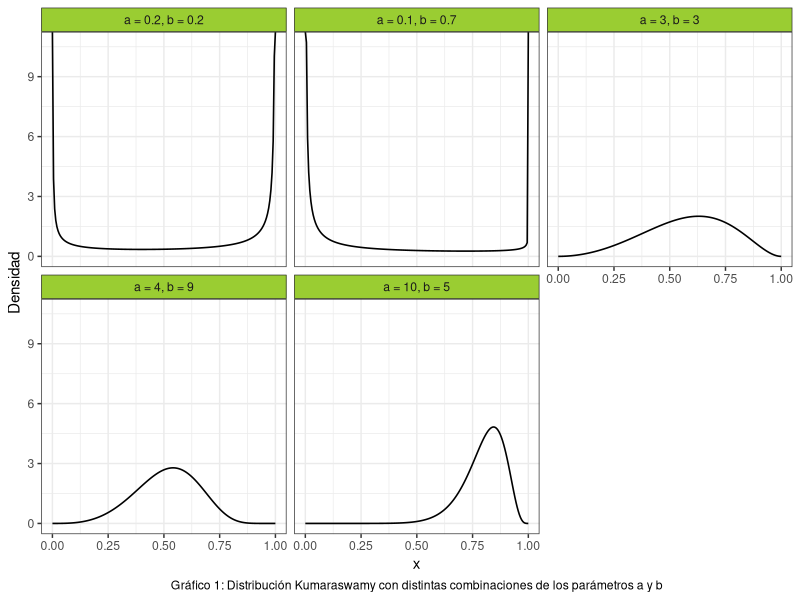
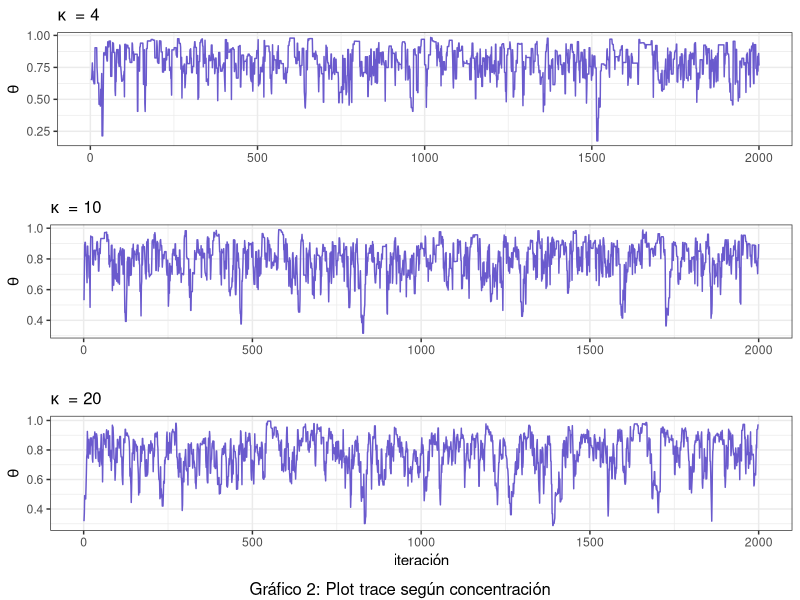
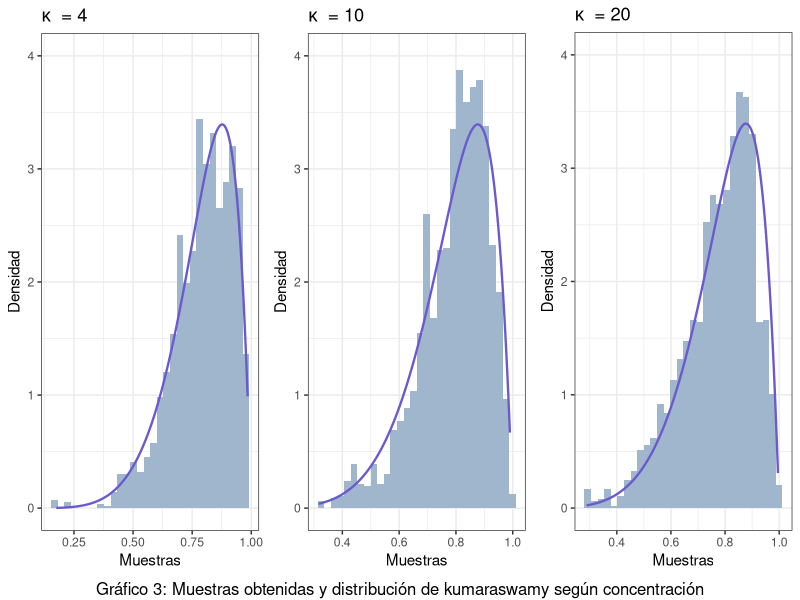
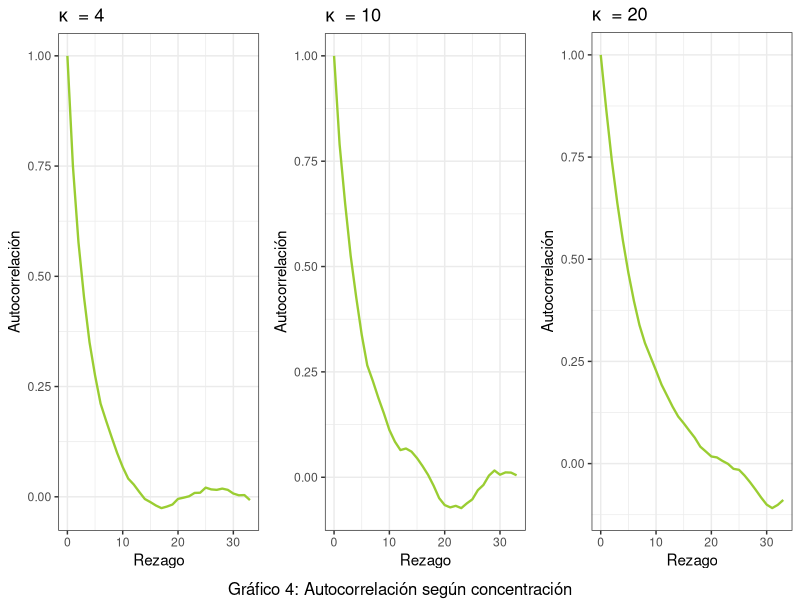
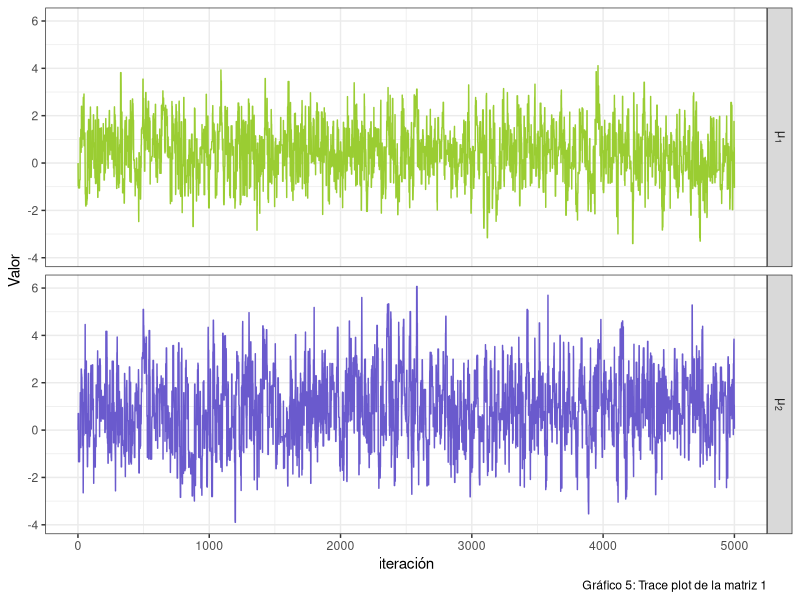
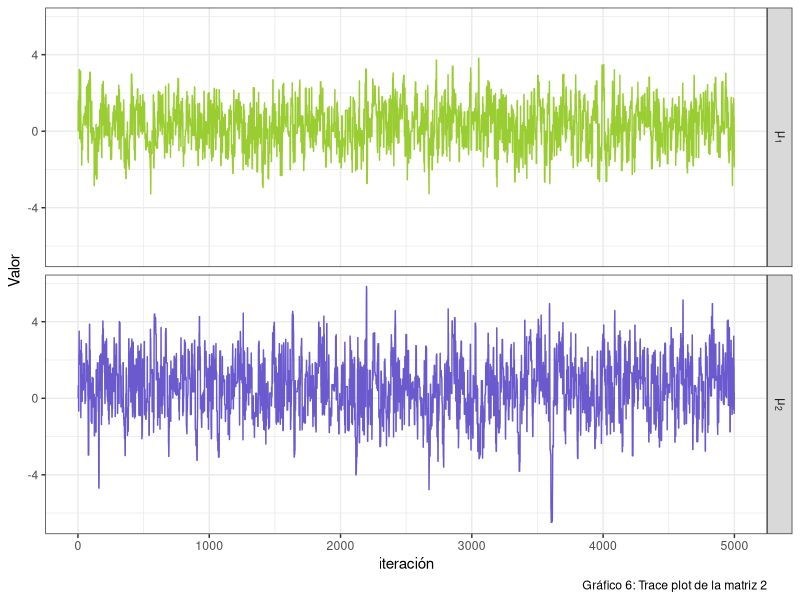
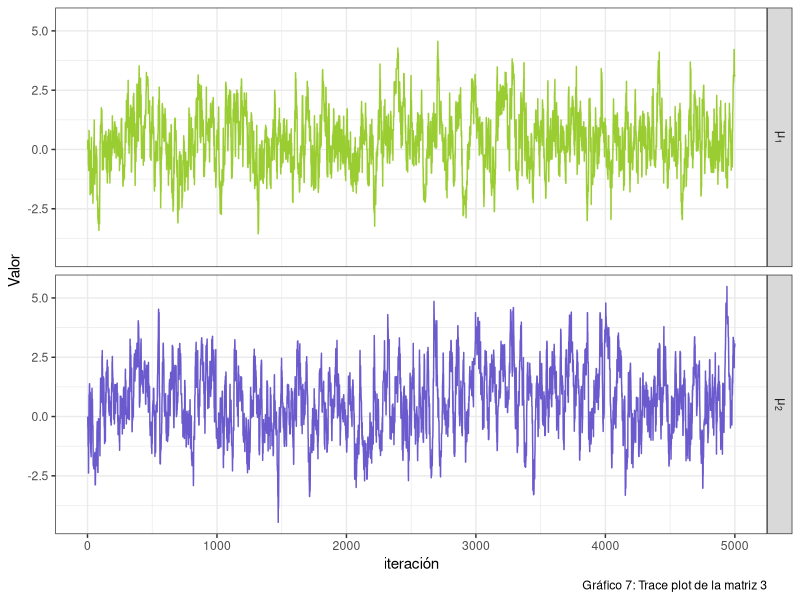
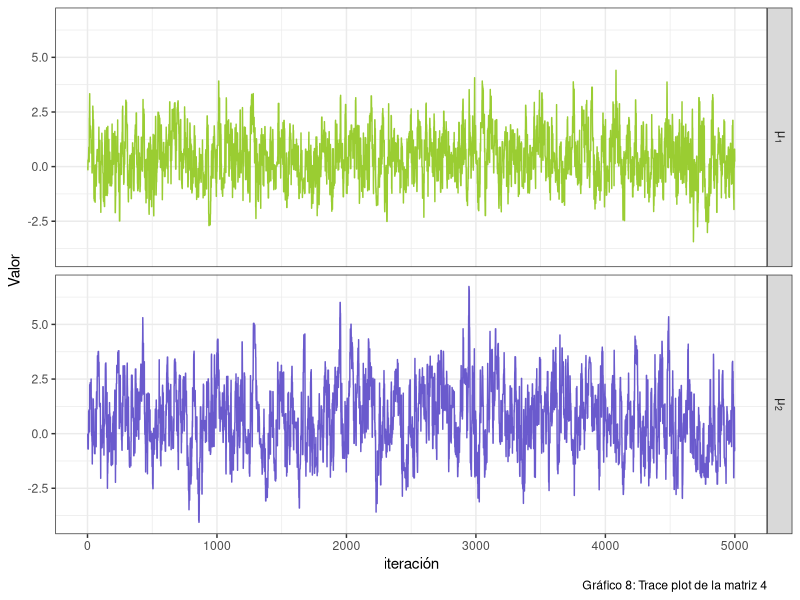

The R script that drew these images, in order:
## ---- chunk 1
#Librerias
library(ggplot2)
library(dplyr)
library(gridExtra)
library(kableExtra)
library(stats)
library(mvtnorm)
set.seed(394)
## ---- chunk 2
# Función de Metropolis-Hastings

cant_saltos <- 0  # se inicia en 0 el contador de saltos

sample_mh <- function(d_objetivo, r_propuesta, d_propuesta, p_inicial, n) {
  muestras <- matrix(nrow = n, ncol = length(p_inicial))
  muestras[1, ] <- p_inicial
  
  for(i in 2:n) {
    p_actual <- muestras[i-1,]
    p_nuevo <- r_propuesta(p_actual)
    
    f_nuevo <- d_objetivo(p_nuevo)
    f_actual <- d_objetivo(p_actual)
    
    q_actual <- d_propuesta(p_actual, mean = p_nuevo)
    q_nuevo <- d_propuesta(p_nuevo, mean = p_actual)
    
    alpha <- min(1, (f_nuevo/f_actual)*(q_actual/q_nuevo))
    aceptar <- rbinom(1, 1, alpha)
    
    if(aceptar) { 
      muestras[i,] <- p_nuevo
      cant_saltos <- cant_saltos + 1
      
    } else {
      muestras[i,] <- p_actual
    }
  }
  
  if (ncol(muestras) == 1) {
    muestras <- as.vector(muestras)
  } 
  return(list(muestras=muestras,cant_saltos=cant_saltos))
}

## ---- chunk 3
#Punto 2
# Crear grilla para los valores de "x"
grid_n <- 200
x_grid <- seq(0, 1, length.out = grid_n)

kumaraswamy <- function(x, a, b){
  a*b*(x^(a-1))*((1-(x^a))^(b-1))
}

a <- c(0.2, 0.1, 3, 4, 10)
b <- c(0.2, 0.7, 3, 9, 5)


#Creamos un data frame para graficar la distribución de Kumaraswamy:

data1 <- data.frame(
  Funcion = as.factor(rep(1:5, each = grid_n)),
  Densidad = numeric(5 * grid_n),
  Grilla = rep(x_grid, times = 5)
) 

# Completamos el data frame con las densidades:
for(i in 1:5) {
    indices <- seq(from = 1 + (i - 1) * 200, to = 200 + (i - 1) * 200)
    data1$Densidad[indices] <- kumaraswamy(x_grid, a[i], b[i])
}

# Cambiamos las etiquetas de las variables para mejorar el gráfico
levels(data1$Funcion) <- c("a = 0.2, b = 0.2",
                           "a = 0.1, b = 0.7",
                           "a = 3, b = 3",
                           "a = 4, b = 9",
                           "a = 10, b = 5")

ggplot(data = data1, aes(x = Grilla, y = Densidad)) +
  geom_line(size = 0.55) +
  facet_wrap(~Funcion) +
  theme_bw() +
  labs(x = "x",
       caption = "Gráfico 1: Distribución Kumaraswamy con distintas combinaciones de los parámetros a y b") + 
  theme(
    strip.background = element_rect(fill = "olivedrab3"),
    plot.caption = element_text(hjust = 0.5)
  )

## ---- chunk 4
#Punto 3
n3 <- 2000
concentracion3 <- c(4,10,20)
tabla3 <- data.frame ( 
  concentracion = rep(concentracion3, each = 2000),
  muestra = numeric(6000)
  )
tasa3 <- numeric(3)

for (i in 1:3) {
#Funciones a usar
d_objetivo3 <- function(x) kumaraswamy(x, 6, 2)
d_propuesta3 <- function(x, mean) dbeta(x, shape1 = mean * concentracion3[i], shape2 = (1-mean) * concentracion3[i])
r_propuesta3 <- function(x) rbeta(1, shape1 = x * concentracion3[i], shape2 = (1-x) * concentracion3[i])
#Donde x hace referencia a mu

p_inicial3 <- rbeta(1,shape1=2,shape2=2)
funcion3 <- sample_mh(d_objetivo3, r_propuesta3, d_propuesta3, p_inicial3, n3)
indices <- seq(from = 1 + (i - 1) * 2000, to = 2000 + (i - 1) * 2000)
tabla3$muestra[indices] <- funcion3$muestras

tasa3[i] <- funcion3$cant_saltos/n3
} 

#Tasa de aceptacion
  data.frame(
  Concentracion = c("4","10","20"),
  Tasa = round(tasa3, digits = 2)
) %>%
  kable(align = "c") %>%
  kable_styling(bootstrap_options = c("striped","hover","condensed"),
                latex_options = c("hold_position")) %>%
    add_header_above(c(" " = 1, "Tabla 1:Tasa de aceptación para cada concentración" = 1))
## ---- chunk 5

#Trace plots
plot_trace <- function(x){
  data.frame(x = seq_along(x), y = x) %>% 
    ggplot() +
    geom_line(aes(x = x, y = y), color = "slateblue")+
    theme_bw() +
    theme(plot.title = element_text(size = 12))
}

grafico3_2 <- plot_trace(tabla3$muestra[1:2000]) +
              labs(x = "", y = expression(theta), 
                   title = expression(kappa ~ " = 4"))
grafico3_3 <- plot_trace(tabla3$muestra[2001:4000]) +
              labs(x = "", y = expression(theta), 
                   title = expression(kappa ~ " = 10"))
grafico3_4 <- plot_trace(tabla3$muestra[4001:6000]) +
              labs(x = "iteración", y = expression(theta), 
                   title = expression(kappa ~ " = 20"))

grid.arrange(grafico3_2,grafico3_3,grafico3_4, nrow=3, bottom ="Gráfico 2: Plot trace según concentración")
## ---- chunk 6

#Histogramas
plot_hist <- function(x, d_objetivo3) {
  x_seq <- seq(min(x), max(x), length.out = n3)
  df_hist <- data.frame(x = x)
  df_line <- data.frame(x = x_seq, y = d_objetivo3(x_seq))
  
  ggplot(df_hist)+
    geom_histogram(aes(x = x, y =after_stat(density)), fill = "slategray3") +
    geom_line(aes(x = x, y = y), data = df_line, 
              color = "slateblue", size = 0.8) +
    ylim(c(0,4)) +
    theme_bw()
}

grafico3_5 <- plot_hist(tabla3$muestra[1:2000],d_objetivo3) +
  labs (x = "Muestras", y = "Densidad",
        title = expression(kappa ~ " = 4"))
grafico3_6 <- plot_hist(tabla3$muestra[2001:4000],d_objetivo3) +
  labs (x = "Muestras", y = "Densidad",
        title = expression(kappa ~ " = 10"))
grafico3_7 <- plot_hist(tabla3$muestra[4001:6000],d_objetivo3) +
  labs (x = "Muestras", y = "Densidad",
        title = expression(kappa ~ " = 20"))

grid.arrange(grafico3_5,grafico3_6,grafico3_7,nrow=1, bottom = "Gráfico 3: Muestras obtenidas y distribución de kumaraswamy según concentración")

## ---- chunk 7

#Graficos de autocorrelacion
plot_acf <- function(data, title) {
  acf_result <- acf(data, plot = FALSE)
  ggplot() +
    geom_line(aes(y = acf_result$acf, x = acf_result$lag), color = "olivedrab3", size = 0.8) +
    labs(title = title, x = "Rezago", y = "Autocorrelación") +
    theme_bw()
}


grafico3_8 <- plot_acf(tabla3$muestra[1:2000],
                       expression(kappa ~ " = 4"))
grafico3_9 <- plot_acf(tabla3$muestra[2001:4000], 
                       expression(kappa ~ " = 10"))
grafico3_10 <- plot_acf(tabla3$muestra[4001:6000], 
                        expression(kappa ~ " = 20"))

grid.arrange(grafico3_8,grafico3_9,grafico3_10,nrow=1,  bottom = "Gráfico 4: Autocorrelación según concentración")

## ---- chunk 8
#Punto 4
muestra4_1 <- tabla3$muestra[1:2000]
muestra4_2 <- tabla3$muestra[2001:4000]
muestra4_3 <- tabla3$muestra[4001:6000]

#Calculo de la media y los percentiles 5 y 95 para X:
data.frame(
  Muestra = c("1", "2", "3"),
  Concentración = c("k=4", "k=10", "k=20"),
  Medias = round(c(mean(muestra4_1), mean(muestra4_2), mean(muestra4_3)), digits = 2),
  Percentil_5 = round(c(quantile(muestra4_1, prob = c(0.05)),
                  quantile(muestra4_2, prob = c(0.05)),
                  quantile(muestra4_3, prob = c(0.05))
                  ), digits = 2),
  Percentil_95 = round(c(quantile(muestra4_1, prob = c(0.95)),
                  quantile(muestra4_2, prob = c(0.95)),
                  quantile(muestra4_3, prob = c(0.95))
                  ), digits = 2)
) %>%
  kable(align = "c", col.names = c("Muestra", "Concentración", "Media", "Percentil del 5%", "Percentil del 95%")) %>%
  kable_styling(bootstrap_options = c("striped","hover","condensed"),
                latex_options = c("hold_position")) %>%
  add_header_above(c(" " = 2, "Tabla 2: Media y percentiles de X" = 3))
## ---- chunk 9
#Cálculo de la media y los percentiles 5 y 95 para logit(X):
l_m1 <- log((muestra4_1/(1-muestra4_1)))
l_m2 <- log((muestra4_2/(1-muestra4_2)))
l_m3 <- log((muestra4_3/(1-muestra4_3)))



data.frame(
  Muestra = c("1", "2", "3"),
  Concentración = c("k=4", "k=10", "k=20"),
  Medias = round(c(mean(l_m1), mean(l_m2), mean(l_m3)), digits = 2),
  Percentil_5 = round(c(quantile(l_m1, prob = c(0.05)),
                  quantile(l_m2, prob = c(0.05)),
                  quantile(l_m3, prob = c(0.05))), digits = 2),
  Percentil_95 = round(c(quantile(l_m1, prob = c(0.95)),
                   quantile(l_m2, prob = c(0.95)),
                   quantile(l_m3, prob = c(0.95))), digits = 2)
  ) %>%
  kable(align = "c", col.names = c("Muestra", "Concentración", "Media", "Percentil del 5%", "Percentil del 95%")) %>%
  kable_styling(bootstrap_options = c("striped","hover","condensed"),
                latex_options = c("hold_position")) %>%
  add_header_above(c(" " = 2, "Tabla 3: Media y percentiles de logit(X)" = 3))
## ---- chunk 10
#Paso 7

# Funciones a utilizar

#1.Trace plot
plot_trace <- function(x, y) {
  n <- length(x)
  df <- data.frame(
    x = rep(1:n, 2),
    y = c(x,y),
    parametro = factor(rep(1:2, each = n), labels = c(expression(mu[1]), expression(mu[2]))) 
  )
  
  ggplot(df) +
    geom_line(aes(x = x, y = y, color = parametro)) +
    facet_wrap(~parametro, labeller = label_parsed,
               nrow = 2, strip.position = "right") +
    scale_color_manual(values = c("olivedrab3","slateblue")) +
    labs(x = "iteración", y = "Valor") +
    theme_bw()
}



#2. Número efectivo de muestras
n_eff <- function(muestras){
  S <- length(muestras)
  autocorr <- acf(muestras, plot = F, lag = Inf)$acf
  limite <- which((autocorr < 0.001))[1] #sumamos hasta ese valor
  denom <- 1 + 2 * sum(autocorr[2:limite])
  
  S/denom
  
}


n7 <- 5000
funcion7_1 <- function(matriz_cov) {
    d_objetivo7 <- function(x) dmvnorm(x,c(0.4,0.75),matrix(c(1.35,0.4,0.4,2.4),nrow=2))
    d_propuesta7 <- function(x, mean) dmvnorm(x,mean = mean ,sigma = matriz_cov)
    r_propuesta7 <- function(x) rmvnorm(1, mean = x, sigma = matriz_cov)  


funcion7 <- sample_mh(d_objetivo7,r_propuesta7,d_propuesta7,c(0,0),n7)
muestra7 <- funcion7$muestras
grafico7_1 <- plot_trace(muestra7[,1],muestra7[,2])
n_eff7_1 <- n_eff(muestra7[,1])
n_eff7_2 <- n_eff(muestra7[,2])
 return(list(grafico = grafico7_1, n1 = n_eff7_1, n2 = n_eff7_2,
             muestra7 = muestra7))

}

#Evalucación de diferentes matrices de variancia y covariancia
matriz1 <- funcion7_1(matrix(c(2, 0.5, 0.5, 3), nrow = 2))
matriz2 <- funcion7_1(matrix(c(2, 0, 0, 3), nrow = 2))
matriz3 <- funcion7_1(matrix(c(0.4, 0, 0, 0.4), nrow = 2))
matriz4 <- funcion7_1(matrix(c(1, 0, 0, 1), nrow = 2))
matriz5 <- funcion7_1(matrix(c(5, 0, 0, 6), nrow = 2))

matriz1$grafico + labs(caption = "Gráfico 5: Trace plot de la matriz 1") +
    theme(legend.position = "none")
matriz2$grafico + labs(caption = "Gráfico 6: Trace plot de la matriz 2") +
    theme(legend.position = "none")
matriz3$grafico + labs(caption = "Gráfico 7: Trace plot de la matriz 3") +
    theme(legend.position = "none")
matriz4$grafico + labs(caption = "Gráfico 8: Trace plot de la matriz 4") +
    theme(legend.position = "none")
matriz5$grafico + labs(caption = "Gráfico 9: Trace plot de la matriz 5") +
    theme(legend.position = "none")

## ---- chunk 11

data.frame(
  Matriz = c("1", "2", "3", "4", "5"),
  Num_efectivo_p1 = round(c(matriz1$n1, matriz2$n1, matriz3$n1, matriz4$n1, matriz5$n1), digits = 2),
  Num_efectivo_p2 = round(c(matriz1$n2, matriz2$n2, matriz3$n2, matriz4$n2, matriz5$n2), digits = 2)
  ) %>%
  kable(align = "c",col.names = c("Matriz", "mu_1", "mu_2")) %>%
  kable_styling(bootstrap_options = c("striped","hover","condensed"),
                latex_options = c("hold_position")) %>%
  add_header_above(c(" " = 1,"Tabla 4: Números efectivos de muestras para\ncada matriz y cada parámetro" = 2))

#Nos quedamos con la ultima matriz.
## ---- chunk 12
#Punto 8: se calculan las probabilidades con la última matriz de var y cov.
muestra7 <- as.data.frame(matriz5$muestra7)
colnames(muestra7) <- c("X", "Y")

#Probabilidades estimadas
#Probabilidad n°1:
prob1 <- muestra7 %>% 
  filter(X > 1) %>% 
  count(Y < 0)

p1 <- prob1$n[2]/(n7)


#Probabilidad n°2:
prob2 <- muestra7 %>% 
  filter(X > 1) %>% 
  count(Y > 2)

p2 <- prob2$n[2]/(n7)



#Probabilidad n°3:
prob3 <- muestra7 %>% 
  filter(X > 0.4) %>% 
  count(Y > 0.75)

p3 <- prob3$n[2]/(n7)



#Probabilidades reales:

#Probabilidad n°1:
p4 <- pmvnorm(lower = c(1, -Inf), upper = c(Inf, 0), 
        mean = c(0.4, 0.75), sigma = matrix(c(1.35, 0.4, 0.4, 2.4), nrow = 2))

#Cómo funcionan "lower" y "upper"? 
#"lower" es un vector que indica los limites inferiores de cada variable: 1 para X y -Infinito para Y; "upper" funciona de manera igual.


#Probabilidad n°2:
p5 <- pmvnorm(lower = c(1, 2), upper = c(Inf, Inf), 
        mean = c(0.4, 0.75), sigma = matrix(c(1.35, 0.4, 0.4, 2.4), nrow = 2))



#Probabilidad n°3:
p6 <- pmvnorm(lower = c(0.4, 0.75), upper = c(Inf, Inf), 
        mean = c(0.4, 0.75), sigma = matrix(c(1.35, 0.4, 0.4, 2.4), nrow = 2))

data.frame (
  Probabilidad = c("i","ii","iii"),
  Estimada = round(c(p1,p2,p3), digits = 2),
  Real = round(c(p4,p5,p6), digits = 2)
) %>%
  kable(align = "c") %>%
  kable_styling(bootstrap_options = c("striped","hover","condensed"),
                latex_options = c("hold_position")) %>%
  add_header_above(c(" " = 1, "Tabla 5: Probabilidades estimadas y reales" = 2))
## ---- chunk 13
#Punto 9

p_estrella <- function(x, a, b){
  exp(-((((a - x[1])^2) + b * ((x[2] - x[1])^2))^2))
}



n9 <- 5000

funcion9_1 <- function(matriz_cov) {
    d_objetivo9 <- function(x) p_estrella(x, 0.5, 5)
    d_propuesta9 <- function(x, mean) dmvnorm(x, mean = mean, sigma = matriz_cov)
    r_propuesta9 <- function(x) rmvnorm(1, mean = x, sigma = matriz_cov)  
    
    funcion9 <- sample_mh(d_objetivo9,r_propuesta9,d_propuesta9,c(0,0),n9)
    muestra9 <- funcion9$muestras
    grafico9_1 <- plot_trace(muestra9[,1],muestra9[,2])
    
    n_eff9_1 <- n_eff(muestra9[,1])
    n_eff9_2 <- n_eff(muestra9[,2])
    tasa9 <- funcion9$cant_saltos/n9
    autocorr_1 <- acf(muestra9[,1], plot = F)
    autocorr_2 <- acf(muestra9[,2], plot = F)
    
    return(list(grafico = grafico9_1, n1 = n_eff9_1, n2 = n_eff9_2,
             muestra9 = muestra9, tasa9 = tasa9, autocorr_p1 = autocorr_1,
             autocorr_p2 = autocorr_2))

}


matriz1 <- funcion9_1(matrix(c(0.3, 0.1, 0.1, 0.2), nrow = 2))
matriz2 <- funcion9_1(matrix(c(2, 0, 0, 2), nrow = 2))
matriz3 <- funcion9_1(matrix(c(4, 1, 1, 4), nrow = 2))



grafico9_1_1 <- ggplot()+
  geom_line(aes(y = matriz1$autocorr_p1$acf, x = matriz1$autocorr_p1$lag),
            color = "olivedrab3", size = 0.8) +
  theme_bw() +
  theme(plot.title = element_text(hjust = 0.5)) +
  labs (title = "Matiz 1 ", x = "Rezago", y = "Autocorrelación")

grafico9_1_2 <- ggplot()+
  geom_line(aes(y = matriz1$autocorr_p2$acf, x = matriz1$autocorr_p2$lag),
            color="slateblue", size = 0.8) +
  theme_bw() +
  theme(plot.title = element_text(hjust = 0.5)) +
  labs (title = "Matriz 1", x = "Rezago", y = "Autocorrelación")



grafico9_2_1 <- ggplot()+
  geom_line(aes(y = matriz2$autocorr_p1$acf, x = matriz2$autocorr_p1$lag),
            color = "olivedrab3", size = 0.8) +
  theme_bw() +
  theme(plot.title = element_text(hjust = 0.5)) +
  labs (title = "Matriz 2 ", x = "Rezago", y = "Autocorrelación")

grafico9_2_2 <- ggplot()+
  geom_line(aes(y = matriz2$autocorr_p2$acf, x = matriz2$autocorr_p2$lag),
            color = "slateblue", size = 0.8) +
  theme_bw()  +
  theme(plot.title = element_text(hjust = 0.5)) +
  labs (title = "Matriz 2", x = "Rezago", y = "Autocorrelación")

grafico9_3_1 <- ggplot()+
  geom_line(aes(y = matriz3$autocorr_p1$acf, x = matriz3$autocorr_p1$lag),
            color = "olivedrab3", size = 0.8) +
  theme_bw() +
  theme(plot.title = element_text(hjust = 0.5)) +
  labs (title = "Matriz 3", x = "Rezago", y = "Autocorrelación")


grafico9_3_2 <- ggplot()+
  geom_line(aes(y = matriz3$autocorr_p2$acf, x = matriz3$autocorr_p2$lag),
            color = "slateblue", size = 0.8) +
  theme_bw() +
  theme(plot.title = element_text(hjust = 0.5)) +
  labs (title = "Matriz 3", x = "Rezago", y = "Autocorrelación")
## ---- chunk 14
matriz1$grafico + theme(legend.position = "none") + ggtitle("Matriz 1") + labs(caption = "Gráfico 10: Plot trace de la matriz 1")
matriz3$grafico + labs(caption = "Gráfico 11: Plot trace de la matriz 3") + 
  theme(legend.position = "none") + ggtitle("Matriz 3")
## ---- chunk 15
data.frame(
  Matriz = c("1", "2", "3"),
  Tasa = round(c(matriz1$tasa9, matriz2$tasa9, matriz3$tasa9), digits = 2)
) %>%
  kable(align = "c", booktabs = TRUE) %>%
  kable_styling(bootstrap_options = c("striped","hover","condensed")) %>%
  add_header_above(c(" " = 1, "Tabla 6: Tasa de aceptación según matriz de variancias y covariancias" = 1))
## ---- chunk 16
grid.arrange(grafico9_1_1, grafico9_2_1, grafico9_3_1, ncol = 3, 
             bottom = "Gráfico 12: Autocorrelación de las muestras del parámetro a")
grid.arrange(grafico9_1_2, grafico9_2_2, grafico9_3_2, ncol = 3, 
             bottom = "Gráfico 13: Autocorrelación de las muestras del parámetro b")
## ---- chunk 17
#Punto 10
muestra9 <- as.data.frame(matriz1$muestra9)
colnames(muestra9) <- c("X", "Y")

#Probabilidades estimadas
#Probabilidad n°1:
prob1 <- muestra9 %>% 
  filter(X > 0 & X < 1 ) %>% 
  count(Y < 1 & Y > 0)

p1 <- prob1$n[2]/(n9)

#Probabilidad n°2:
prob2 <- muestra9 %>% 
  filter(X > -1 & X < 0 ) %>% 
  count(Y < 1 & Y > 0)

p2 <- prob2$n[2]/(n9)

#Probabilidad n°3:
prob3 <- muestra9 %>% 
  filter(X > 1 & X < 2 ) %>% 
  count(Y < 3 & Y > 2)

prob3$n[2]/(n9)

p3 <- prob3$n[2]/(n9)
p3 <- 0

## ---- chunk 18
# Punto 11
# Calculo P(0<X1<1, 0<X2<1)

k <- 10000
u <- matrix(runif(k*2), ncol = 2)
p_estrella_eval <- numeric(k)

for (i in 1:k) {
  p_estrella_eval[i] <- p_estrella(u[i,], 0.5, 5)
}

rdo_prob1 <- mean(p_estrella_eval)

# Calculo P(-1<X1<0, 0<X2<1)

u <- matrix(c(runif(k, min = -1, max = 0),
              runif(k, min = 0, max = 1)),
            ncol = 2)

for (i in 1:k) {
  p_estrella_eval[i] <- p_estrella(u[i,], 0.5, 5)
}

rdo_prob2 <- mean(p_estrella_eval)

# Calculo P(1<X1<2, 2<X2<3)

u <- matrix(c(runif(k, min = 1, max = 2),
              runif(k, min = 2, max = 3)),
            ncol = 2)

for (i in 1:k) {
  p_estrella_eval[i] <- p_estrella(u[i,], 0.5, 5)
}

rdo_prob3 <- mean(p_estrella_eval)
## ---- chunk 19
# Calculo de probabilidades con funcion integral2
p_estr <- function(x,y) exp(-((((0.5 - x)^2) + 5 * ((y - x)^2))^2))

library(pracma)

# Utilizando una función de R

prob_func <- numeric(3)
prob_func[1] <- integral2(p_estr, 0,1,0,1)$Q
prob_func[2] <- integral2(p_estr, -1,0,0,1)$Q
prob_func[3] <- integral2(p_estr, 1,2,2,3)$Q
## ---- chunk 20
data.frame (
  Probabilidad = c("i","ii","iii"),
  Muestra = round(c(p1,p2,p3), digits = 2),
  Monte_Carlo = round(c(rdo_prob1,rdo_prob2,rdo_prob3), digits = 2),
  func_int2 = round(prob_func, digits = 2)
) %>%
  kable(align = "c", col.names = c("Probabilidad", "Muestra", "Monte Carlo", "Función 'integral2'")) %>%
  kable_styling(bootstrap_options = c("striped","hover","condensed"),
                latex_options = c("hold_position")) %>%
  add_header_above(c(" " = 1, "Tabla 7: Probabilidades estimadas por distintos métodos" = 3))
